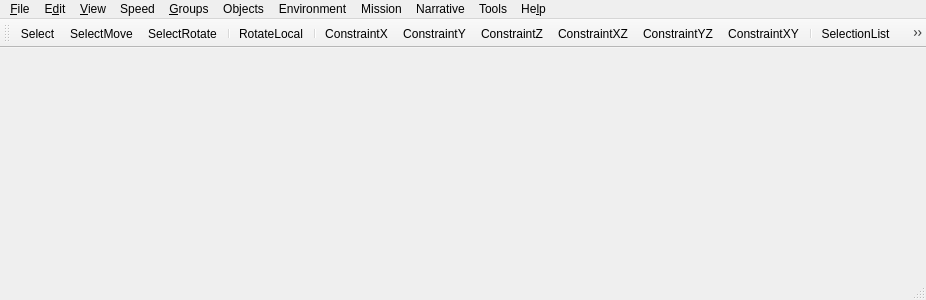
<?xml version="1.0" encoding="UTF-8"?>
<ui version="4.0">
 <class>fso::fred::FredView</class>
 <widget class="QMainWindow" name="fso::fred::FredView">
  <property name="geometry">
   <rect>
    <x>0</x>
    <y>0</y>
    <width>926</width>
    <height>300</height>
   </rect>
  </property>
  <property name="windowTitle">
   <string>qtFRED</string>
  </property>
  <widget class="fso::fred::RenderWidget" name="centralWidget"/>
  <widget class="QMenuBar" name="menuBar">
   <property name="geometry">
    <rect>
     <x>0</x>
     <y>0</y>
     <width>926</width>
     <height>26</height>
    </rect>
   </property>
   <widget class="QMenu" name="menuFile">
    <property name="title">
     <string>&amp;File</string>
    </property>
    <widget class="QMenu" name="menuSave_Format">
     <property name="title">
      <string>Save For&amp;mat</string>
     </property>
     <addaction name="actionFS2_Open"/>
     <addaction name="actionFS2_Retail"/>
     <addaction name="actionFS2_Compatibility"/>
    </widget>
    <widget class="QMenu" name="menuImport">
     <property name="title">
      <string>&amp;Import</string>
     </property>
     <addaction name="actionFS1_Mission"/>
    </widget>
    <widget class="QMenu" name="menuRe_cent_Files">
     <property name="title">
      <string>Re&amp;cent Files</string>
     </property>
     <addaction name="actionEmpty"/>
    </widget>
    <addaction name="actionNew"/>
    <addaction name="actionOpen"/>
    <addaction name="actionSave"/>
    <addaction name="actionSave_As"/>
    <addaction name="actionRevert"/>
    <addaction name="separator"/>
    <addaction name="actionLoad_Template"/>
    <addaction name="actionSave_As_Template"/>
    <addaction name="separator"/>
    <addaction name="menuSave_Format"/>
    <addaction name="menuImport"/>
    <addaction name="separator"/>
    <addaction name="actionRun_FreeSpace_2_Open"/>
    <addaction name="separator"/>
    <addaction name="menuRe_cent_Files"/>
    <addaction name="separator"/>
    <addaction name="actionExit"/>
   </widget>
   <widget class="QMenu" name="menuEdit">
    <property name="title">
     <string>E&amp;dit</string>
    </property>
    <addaction name="actionUndo"/>
    <addaction name="actionClone_Marked_Objects"/>
    <addaction name="actionDelete"/>
    <addaction name="actionDelete_Wing"/>
    <addaction name="separator"/>
    <addaction name="actionLock_Marked_Objects"/>
    <addaction name="actionUnlock_All_Objects"/>
    <addaction name="actionSelectionLock"/>
    <addaction name="separator"/>
    <addaction name="actionDisable_Undo"/>
    <addaction name="separator"/>
    <addaction name="actionPreferences"/>
   </widget>
   <widget class="QMenu" name="menuView">
    <property name="title">
     <string>&amp;View</string>
    </property>
    <widget class="QMenu" name="menuOutline_LOD">
     <property name="title">
      <string>Outline LOD</string>
     </property>
     <addaction name="actionOutline_LOD_0"/>
     <addaction name="actionOutline_LOD_1"/>
     <addaction name="actionOutline_LOD_2"/>
     <addaction name="actionOutline_LOD_3"/>
     <addaction name="actionOutline_LOD_4"/>
    </widget>
    <widget class="QMenu" name="menuViewpoint">
     <property name="title">
      <string>&amp;Viewpoint</string>
     </property>
     <addaction name="actionCamera"/>
     <addaction name="actionCurrent_Ship"/>
    </widget>
    <addaction name="actionVisibility_Layers"/>
    <addaction name="menuOutline_LOD"/>
    <addaction name="separator"/>
    <addaction name="actionShow_Background"/>
    <addaction name="actionShow_Ship_Models"/>
    <addaction name="actionShow_Outlines"/>
    <addaction name="actionDraw_Outlines_On_Selected_Ships"/>
    <addaction name="actionDraw_Outline_At_Warpin_Position"/>
    <addaction name="actionShow_Ship_Info"/>
    <addaction name="actionShow_Coordinates"/>
    <addaction name="actionShow_Grid_Positions"/>
    <addaction name="actionShow_Distances"/>
    <addaction name="actionShow_Model_Paths"/>
    <addaction name="actionShow_Model_Dock_Points"/>
    <addaction name="actionShow_Bay_Paths"/>
    <addaction name="actionHighlight_Selectable_Subsystems"/>
    <addaction name="separator"/>
    <addaction name="actionShow_Grid"/>
    <addaction name="actionShow_Horizon"/>
    <addaction name="actionShow_3D_Compass"/>
    <addaction name="separator"/>
    <addaction name="menuViewpoint"/>
    <addaction name="actionSave_Camera_Pos"/>
    <addaction name="actionRestore_Camera_Pos"/>
    <addaction name="separator"/>
    <addaction name="actionLighting_from_Suns"/>
    <addaction name="actionRender_Full_Detail"/>
   </widget>
   <widget class="QMenu" name="menuSpeed">
    <property name="title">
     <string>Speed</string>
    </property>
    <widget class="QMenu" name="menuMovement">
     <property name="title">
      <string>&amp;Movement</string>
     </property>
     <addaction name="actionx1"/>
     <addaction name="actionx2"/>
     <addaction name="actionx3"/>
     <addaction name="actionx5"/>
     <addaction name="actionx8"/>
     <addaction name="actionx10"/>
     <addaction name="actionx50"/>
     <addaction name="actionx100"/>
    </widget>
    <widget class="QMenu" name="menuRotation">
     <property name="title">
      <string>&amp;Rotation</string>
     </property>
     <addaction name="actionRotx1"/>
     <addaction name="actionRotx5"/>
     <addaction name="actionRotx12"/>
     <addaction name="actionRotx25"/>
     <addaction name="actionRotx50"/>
    </widget>
    <addaction name="menuMovement"/>
    <addaction name="menuRotation"/>
   </widget>
   <widget class="QMenu" name="menuGroups">
    <property name="title">
     <string>&amp;Groups</string>
    </property>
    <widget class="QMenu" name="menuSet_Group">
     <property name="title">
      <string>&amp;Set Group</string>
     </property>
     <addaction name="actionSetGroup_1"/>
     <addaction name="actionSetGroup_2"/>
     <addaction name="actionSetGroup_3"/>
     <addaction name="actionSetGroup_4"/>
     <addaction name="actionSetGroup_5"/>
     <addaction name="actionSetGroup_6"/>
     <addaction name="actionSetGroup_7"/>
     <addaction name="actionSetGroup_8"/>
     <addaction name="actionSetGroup_9"/>
    </widget>
    <addaction name="actionGroup_1"/>
    <addaction name="actionGroup_2"/>
    <addaction name="actionGroup_3"/>
    <addaction name="actionGroup_4"/>
    <addaction name="actionGroup_5"/>
    <addaction name="actionGroup_6"/>
    <addaction name="actionGroup_7"/>
    <addaction name="actionGroup_8"/>
    <addaction name="actionGroup_9"/>
    <addaction name="separator"/>
    <addaction name="menuSet_Group"/>
   </widget>
   <widget class="QMenu" name="menuHelp">
    <property name="title">
     <string>He&amp;lp</string>
    </property>
    <addaction name="actionHelp_Topics"/>
    <addaction name="separator"/>
    <addaction name="actionAbout"/>
   </widget>
   <widget class="QMenu" name="menuObjects">
    <property name="title">
     <string>Objects</string>
    </property>
    <addaction name="actionShips"/>
    <addaction name="actionWings"/>
    <addaction name="actionObjects"/>
    <addaction name="actionWaypoint_Paths"/>
    <addaction name="actionJump_Nodes"/>
    <addaction name="separator"/>
    <addaction name="actionControl_Object"/>
    <addaction name="actionNext_Object"/>
    <addaction name="actionPrev_Object"/>
    <addaction name="actionLevel_Object"/>
    <addaction name="actionAlign_Object"/>
    <addaction name="separator"/>
    <addaction name="actionNext_Subsystem"/>
    <addaction name="actionPrev_Subsystem"/>
    <addaction name="actionCancel_Subsystem"/>
    <addaction name="separator"/>
    <addaction name="actionMark_Wing"/>
   </widget>
   <widget class="QMenu" name="menuEnvironment">
    <property name="title">
     <string>Environment</string>
    </property>
    <addaction name="actionBackground"/>
    <addaction name="actionAsteroid_Field"/>
    <addaction name="actionVolumetric_Nebula"/>
   </widget>
   <widget class="QMenu" name="menuMission">
    <property name="title">
     <string>Mission</string>
    </property>
    <addaction name="actionMission_Specs"/>
    <addaction name="actionMission_Goals"/>
    <addaction name="actionMission_Events"/>
    <addaction name="actionMission_Cutscenes"/>
    <addaction name="separator"/>
    <addaction name="actionVariables"/>
    <addaction name="actionLoadout"/>
    <addaction name="actionReinforcements"/>
    <addaction name="actionShield_System"/>
    <addaction name="separator"/>
    <addaction name="actionMission_Statistics"/>
   </widget>
   <widget class="QMenu" name="menuNarrative">
    <property name="title">
     <string>Narrative</string>
    </property>
    <addaction name="actionFiction_Viewer"/>
    <addaction name="actionCommand_Briefing"/>
    <addaction name="actionBriefing"/>
    <addaction name="actionDebriefing"/>
    <addaction name="separator"/>
    <addaction name="actionCampaign"/>
   </widget>
   <widget class="QMenu" name="menuTools">
    <property name="title">
     <string>Tools</string>
    </property>
    <addaction name="actionVoice_Acting_Manager"/>
    <addaction name="actionSet_Global_Ship_Flags"/>
    <addaction name="actionCalculate_Relative_Coordinates"/>
    <addaction name="actionMusic_Player"/>
    <addaction name="actionError_Checker"/>
   </widget>
   <addaction name="menuFile"/>
   <addaction name="menuEdit"/>
   <addaction name="menuView"/>
   <addaction name="menuSpeed"/>
   <addaction name="menuGroups"/>
   <addaction name="menuObjects"/>
   <addaction name="menuEnvironment"/>
   <addaction name="menuMission"/>
   <addaction name="menuNarrative"/>
   <addaction name="menuTools"/>
   <addaction name="menuHelp"/>
  </widget>
  <widget class="QStatusBar" name="statusBar"/>
  <widget class="QToolBar" name="toolBar">
   <property name="contextMenuPolicy">
    <enum>Qt::PreventContextMenu</enum>
   </property>
   <property name="windowTitle">
    <string>toolBar</string>
   </property>
   <attribute name="toolBarArea">
    <enum>TopToolBarArea</enum>
   </attribute>
   <attribute name="toolBarBreak">
    <bool>false</bool>
   </attribute>
   <addaction name="actionSelect"/>
   <addaction name="actionSelectMove"/>
   <addaction name="actionSelectRotate"/>
   <addaction name="separator"/>
   <addaction name="actionRotateLocal"/>
   <addaction name="separator"/>
   <addaction name="actionConstrainX"/>
   <addaction name="actionConstrainY"/>
   <addaction name="actionConstrainZ"/>
   <addaction name="actionConstrainXZ"/>
   <addaction name="actionConstrainYZ"/>
   <addaction name="actionConstrainXY"/>
   <addaction name="separator"/>
   <addaction name="actionSelectionList"/>
   <addaction name="actionSelectionLock"/>
   <addaction name="separator"/>
   <addaction name="actionWingForm"/>
   <addaction name="actionWingDisband"/>
   <addaction name="separator"/>
   <addaction name="actionZoomSelected"/>
   <addaction name="actionZoomExtents"/>
   <addaction name="separator"/>
   <addaction name="actionShowDistances"/>
   <addaction name="actionOrbitSelected"/>
   <addaction name="separator"/>
   <addaction name="actionManage_Layers"/>
   <addaction name="actionUnhide_Layers"/>
   <addaction name="separator"/>
  </widget>
  <action name="actionSelect">
   <property name="checkable">
    <bool>true</bool>
   </property>
   <property name="icon">
    <iconset resource="../resources/resources.qrc">
     <normaloff>:/images/select.png</normaloff>:/images/select.png</iconset>
   </property>
   <property name="text">
    <string>Select</string>
   </property>
   <property name="toolTip">
    <string>Select (S)</string>
   </property>
   <property name="shortcut">
    <string>S</string>
   </property>
  </action>
  <action name="actionSelectMove">
   <property name="checkable">
    <bool>true</bool>
   </property>
   <property name="icon">
    <iconset resource="../resources/resources.qrc">
     <normaloff>:/images/selectmove.png</normaloff>:/images/selectmove.png</iconset>
   </property>
   <property name="text">
    <string>SelectMove</string>
   </property>
   <property name="toolTip">
    <string>Select and Move (M)</string>
   </property>
   <property name="shortcut">
    <string>M</string>
   </property>
  </action>
  <action name="actionSelectRotate">
   <property name="checkable">
    <bool>true</bool>
   </property>
   <property name="icon">
    <iconset resource="../resources/resources.qrc">
     <normaloff>:/images/selectrot.png</normaloff>:/images/selectrot.png</iconset>
   </property>
   <property name="text">
    <string>SelectRotate</string>
   </property>
   <property name="toolTip">
    <string>Select and Rotate (R)</string>
   </property>
   <property name="shortcut">
    <string>R</string>
   </property>
  </action>
  <action name="actionRotateLocal">
   <property name="checkable">
    <bool>true</bool>
   </property>
   <property name="icon">
    <iconset resource="../resources/resources.qrc">
     <normaloff>:/images/rotlocal.png</normaloff>:/images/rotlocal.png</iconset>
   </property>
   <property name="text">
    <string>RotateLocal</string>
   </property>
   <property name="toolTip">
    <string>Rotate Locally (X)</string>
   </property>
   <property name="shortcut">
    <string>X</string>
   </property>
  </action>
  <action name="actionConstrainX">
   <property name="checkable">
    <bool>true</bool>
   </property>
   <property name="icon">
    <iconset resource="../resources/resources.qrc">
     <normaloff>:/images/constx.png</normaloff>:/images/constx.png</iconset>
   </property>
   <property name="text">
    <string>ConstraintX</string>
   </property>
   <property name="toolTip">
    <string>X Constraint</string>
   </property>
  </action>
  <action name="actionConstrainY">
   <property name="checkable">
    <bool>true</bool>
   </property>
   <property name="icon">
    <iconset resource="../resources/resources.qrc">
     <normaloff>:/images/consty.png</normaloff>:/images/consty.png</iconset>
   </property>
   <property name="text">
    <string>ConstraintY</string>
   </property>
   <property name="toolTip">
    <string>Y Constraint</string>
   </property>
  </action>
  <action name="actionConstrainZ">
   <property name="checkable">
    <bool>true</bool>
   </property>
   <property name="icon">
    <iconset resource="../resources/resources.qrc">
     <normaloff>:/images/constz.png</normaloff>:/images/constz.png</iconset>
   </property>
   <property name="text">
    <string>ConstraintZ</string>
   </property>
   <property name="toolTip">
    <string>Z Constraint</string>
   </property>
  </action>
  <action name="actionConstrainXZ">
   <property name="checkable">
    <bool>true</bool>
   </property>
   <property name="icon">
    <iconset resource="../resources/resources.qrc">
     <normaloff>:/images/constxz.png</normaloff>:/images/constxz.png</iconset>
   </property>
   <property name="text">
    <string>ConstraintXZ</string>
   </property>
   <property name="toolTip">
    <string>XZ Constraint</string>
   </property>
  </action>
  <action name="actionConstrainYZ">
   <property name="checkable">
    <bool>true</bool>
   </property>
   <property name="icon">
    <iconset resource="../resources/resources.qrc">
     <normaloff>:/images/constyz.png</normaloff>:/images/constyz.png</iconset>
   </property>
   <property name="text">
    <string>ConstraintYZ</string>
   </property>
   <property name="toolTip">
    <string>YZ Constraint</string>
   </property>
  </action>
  <action name="actionConstrainXY">
   <property name="checkable">
    <bool>true</bool>
   </property>
   <property name="icon">
    <iconset resource="../resources/resources.qrc">
     <normaloff>:/images/constxy.png</normaloff>:/images/constxy.png</iconset>
   </property>
   <property name="text">
    <string>ConstraintXY</string>
   </property>
   <property name="toolTip">
    <string>XY Constaint</string>
   </property>
  </action>
  <action name="actionSelectionList">
   <property name="icon">
    <iconset resource="../resources/resources.qrc">
     <normaloff>:/images/selectlist.png</normaloff>:/images/selectlist.png</iconset>
   </property>
   <property name="text">
    <string>SelectionList</string>
   </property>
   <property name="toolTip">
    <string>Selection List (H)</string>
   </property>
   <property name="shortcut">
    <string>H</string>
   </property>
  </action>
  <action name="actionSelectionLock">
   <property name="checkable">
    <bool>true</bool>
   </property>
   <property name="icon">
    <iconset resource="../resources/resources.qrc">
     <normaloff>:/images/selectlock.png</normaloff>:/images/selectlock.png</iconset>
   </property>
   <property name="text">
    <string>SelectionLock</string>
   </property>
   <property name="toolTip">
    <string>Prevent selection from changing (Spacebar)</string>
   </property>
   <property name="shortcut">
    <string>Space</string>
   </property>
  </action>
  <action name="actionWingForm">
   <property name="icon">
    <iconset resource="../resources/resources.qrc">
     <normaloff>:/images/wingform.png</normaloff>:/images/wingform.png</iconset>
   </property>
   <property name="text">
    <string>WingForm</string>
   </property>
   <property name="toolTip">
    <string>Form Wing (Ctrl+W)</string>
   </property>
   <property name="shortcut">
    <string>Ctrl+W</string>
   </property>
  </action>
  <action name="actionWingDisband">
   <property name="icon">
    <iconset resource="../resources/resources.qrc">
     <normaloff>:/images/wingdisband.png</normaloff>:/images/wingdisband.png</iconset>
   </property>
   <property name="text">
    <string>WingDisband</string>
   </property>
   <property name="toolTip">
    <string>Disband Wing (Ctrl+D)</string>
   </property>
   <property name="shortcut">
    <string>Ctrl+D</string>
   </property>
  </action>
  <action name="actionZoomSelected">
   <property name="icon">
    <iconset resource="../resources/resources.qrc">
     <normaloff>:/images/zoomsel.png</normaloff>:/images/zoomsel.png</iconset>
   </property>
   <property name="text">
    <string>ZoomSelected</string>
   </property>
   <property name="toolTip">
    <string>Zoom on Selected (Alt+Z)</string>
   </property>
   <property name="shortcut">
    <string>Alt+Z</string>
   </property>
  </action>
  <action name="actionZoomExtents">
   <property name="icon">
    <iconset resource="../resources/resources.qrc">
     <normaloff>:/images/zoomext.png</normaloff>:/images/zoomext.png</iconset>
   </property>
   <property name="text">
    <string>ZoomExtents</string>
   </property>
   <property name="toolTip">
    <string>Zoom Extents (Shift+Z)</string>
   </property>
   <property name="shortcut">
    <string>Shift+Z</string>
   </property>
  </action>
  <action name="actionShowDistances">
   <property name="checkable">
    <bool>true</bool>
   </property>
   <property name="icon">
    <iconset resource="../resources/resources.qrc">
     <normaloff>:/images/showdist.png</normaloff>:/images/showdist.png</iconset>
   </property>
   <property name="text">
    <string>ShowDistances</string>
   </property>
   <property name="toolTip">
    <string>Show Distances (D)</string>
   </property>
   <property name="shortcut">
    <string>D</string>
   </property>
  </action>
  <action name="actionOrbitSelected">
   <property name="checkable">
    <bool>true</bool>
   </property>
   <property name="icon">
    <iconset resource="../resources/resources.qrc">
     <normaloff>:/images/orbitsel.png</normaloff>:/images/orbitsel.png</iconset>
   </property>
   <property name="text">
    <string>OrbitSelected</string>
   </property>
   <property name="toolTip">
    <string>Rotate Around Object (Alt+R)</string>
   </property>
   <property name="shortcut">
    <string>Alt+R</string>
   </property>
  </action>
  <action name="actionNew">
   <property name="text">
    <string>&amp;New</string>
   </property>
   <property name="shortcut">
    <string/>
   </property>
  </action>
  <action name="actionOpen">
   <property name="text">
    <string>&amp;Open...</string>
   </property>
  </action>
  <action name="actionSave">
   <property name="text">
    <string>&amp;Save</string>
   </property>
  </action>
  <action name="actionSave_As">
   <property name="text">
    <string>Sa&amp;ve As...</string>
   </property>
   <property name="shortcut">
    <string>Ctrl+Shift+S</string>
   </property>
  </action>
  <action name="actionRevert">
   <property name="text">
    <string>Revert to &amp;Last Save</string>
   </property>
  </action>
  <action name="actionLoad_Template">
   <property name="text">
    <string>Load &amp;Template...</string>
   </property>
  </action>
  <action name="actionSave_As_Template">
   <property name="text">
    <string>Save As &amp;Template...</string>
   </property>
  </action>
  <action name="actionFS2_Open">
   <property name="text">
    <string>&amp;FS2 Open</string>
   </property>
   <property name="checkable">
    <bool>true</bool>
   </property>
   <property name="checked">
    <bool>true</bool>
   </property>
  </action>
  <action name="actionFS2_Retail">
   <property name="text">
    <string>FS2 &amp;Retail</string>
   </property>
   <property name="checkable">
    <bool>true</bool>
   </property>
  </action>
  <action name="actionFS2_Compatibility">
   <property name="text">
    <string>FSO &amp;Compatibility Mode</string>
   </property>
   <property name="checkable">
    <bool>true</bool>
   </property>
  </action>
  <action name="actionFS1_Mission">
   <property name="text">
    <string>&amp;FS1 Mission</string>
   </property>
  </action>
<action name="actionRun_FreeSpace_2_Open">
   <property name="text">
    <string>Run &amp;FreeSpace</string>
   </property>
   <property name="shortcut">
    <string/>
   </property>
  </action>
  <action name="actionExit">
   <property name="text">
    <string>&amp;Exit</string>
   </property>
  </action>
  <action name="actionUndo">
   <property name="text">
    <string>&amp;Undo</string>
   </property>
  </action>
  <action name="actionClone_Marked_Objects">
   <property name="text">
    <string>&amp;Clone Marked Objects</string>
   </property>
  </action>
  <action name="actionDelete">
   <property name="text">
    <string>&amp;Delete</string>
   </property>
  </action>
  <action name="actionDelete_Wing">
   <property name="text">
    <string>Delete &amp;Wing</string>
   </property>
   <property name="shortcut">
    <string>Ctrl+Del</string>
   </property>
  </action>
  <action name="actionLock_Marked_Objects">
   <property name="text">
    <string>&amp;Lock Marked Objects</string>
   </property>
  </action>
  <action name="actionUnlock_All_Objects">
   <property name="text">
    <string>&amp;Unlock All Objects</string>
   </property>
  </action>
  <action name="actionDisable_Undo">
   <property name="text">
    <string>D&amp;isable Undo</string>
   </property>
   <property name="checkable">
    <bool>true</bool>
   </property>
  </action>
  <action name="actionVisibility_Layers">
   <property name="text">
    <string>Visibility Layers...</string>
   </property>
  </action>
  <action name="actionShow_Ship_Models">
   <property name="checkable">
    <bool>true</bool>
   </property>
   <property name="text">
    <string>Show Ship Models</string>
   </property>
   <property name="shortcut">
    <string>Alt+Shift+M</string>
   </property>
  </action>
  <action name="actionShow_Outlines">
   <property name="checkable">
    <bool>true</bool>
   </property>
   <property name="text">
    <string>Show &amp;Outlines</string>
   </property>
   <property name="shortcut">
    <string>Alt+Shift+O</string>
   </property>
  </action>
  <action name="actionDraw_Outlines_On_Selected_Ships">
   <property name="checkable">
    <bool>true</bool>
   </property>
   <property name="text">
    <string>Draw Outlines on Selected Ships</string>
   </property>
  </action>
  <action name="actionDraw_Outline_At_Warpin_Position">
   <property name="checkable">
    <bool>true</bool>
   </property>
   <property name="text">
    <string>Draw Outline At Warpin Position</string>
   </property>
  </action>
  <action name="actionShow_Coordinates">
   <property name="checkable">
    <bool>true</bool>
   </property>
   <property name="text">
    <string>Show &amp;Coordinates</string>
   </property>
   <property name="shortcut">
    <string>Alt+Shift+C</string>
   </property>
  </action>
  <action name="actionShow_Grid_Positions">
   <property name="checkable">
    <bool>true</bool>
   </property>
   <property name="text">
    <string>Show &amp;Grid Positions</string>
   </property>
   <property name="shortcut">
    <string>Alt+Shift+P</string>
   </property>
  </action>
  <action name="actionShow_Distances">
   <property name="checkable">
    <bool>true</bool>
   </property>
   <property name="text">
    <string>Show D&amp;istances</string>
   </property>
   <property name="shortcut">
    <string>D</string>
   </property>
  </action>
  <action name="actionShow_Model_Paths">
   <property name="checkable">
    <bool>true</bool>
   </property>
   <property name="text">
    <string>Show Model Nav Paths</string>
   </property>
  </action>
  <action name="actionShow_Model_Dock_Points">
   <property name="checkable">
    <bool>true</bool>
   </property>
   <property name="text">
    <string>Show Model Doc&amp;k Points</string>
   </property>
  </action>
  <action name="actionShow_Bay_Paths">
   <property name="checkable">
    <bool>true</bool>
   </property>
   <property name="text">
    <string>Show Model Bay Paths</string>
   </property>
  </action>
  <action name="actionHighlight_Selectable_Subsystems">
   <property name="checkable">
    <bool>true</bool>
   </property>
   <property name="text">
    <string>Highlight Selectable Subsystems</string>
   </property>
  </action>
  <action name="actionShow_Grid">
   <property name="checkable">
    <bool>true</bool>
   </property>
   <property name="text">
    <string>Show Grid</string>
   </property>
   <property name="shortcut">
    <string>Alt+Shift+G</string>
   </property>
  </action>
  <action name="actionShow_Horizon">
   <property name="checkable">
    <bool>true</bool>
   </property>
   <property name="text">
    <string>Show Hori&amp;zon</string>
   </property>
   <property name="shortcut">
    <string>Alt+Shift+H</string>
   </property>
  </action>
  <action name="actionShow_3D_Compass">
   <property name="checkable">
    <bool>true</bool>
   </property>
   <property name="text">
    <string>Show &amp;3D Compass</string>
   </property>
   <property name="shortcut">
    <string>Alt+Shift+3</string>
   </property>
  </action>
  <action name="actionShow_Background">
   <property name="checkable">
    <bool>true</bool>
   </property>
   <property name="text">
    <string>Show &amp;Background</string>
   </property>
   <property name="shortcut">
    <string>Alt+Shift+B</string>
   </property>
  </action>
  <action name="actionSave_Camera_Pos">
   <property name="text">
    <string>Save Camera &amp;Pos</string>
   </property>
   <property name="shortcut">
    <string>Ctrl+P</string>
   </property>
  </action>
  <action name="actionRestore_Camera_Pos">
   <property name="text">
    <string>&amp;Restore Camera Pos</string>
   </property>
   <property name="shortcut">
    <string>Ctrl+R</string>
   </property>
  </action>
  <action name="actionLighting_from_Suns">
   <property name="checkable">
    <bool>true</bool>
   </property>
   <property name="text">
    <string>&amp;Lighting from Suns</string>
   </property>
  </action>
  <action name="actionRender_Full_Detail">
   <property name="checkable">
    <bool>true</bool>
   </property>
   <property name="text">
    <string>Render Full Detail</string>
   </property>
  </action>
  <action name="actionCamera">
   <property name="checkable">
    <bool>true</bool>
   </property>
   <property name="text">
    <string>&amp;Camera</string>
   </property>
  </action>
  <action name="actionCurrent_Ship">
   <property name="checkable">
    <bool>true</bool>
   </property>
   <property name="text">
    <string>Current &amp;Ship</string>
   </property>
  </action>
  <action name="actionOutline_LOD_0">
   <property name="checkable">
    <bool>true</bool>
   </property>
   <property name="text">
    <string>LOD 0 (highest detail)</string>
   </property>
  </action>
  <action name="actionOutline_LOD_1">
   <property name="checkable">
    <bool>true</bool>
   </property>
   <property name="text">
    <string>LOD 1</string>
   </property>
  </action>
  <action name="actionOutline_LOD_2">
   <property name="checkable">
    <bool>true</bool>
   </property>
   <property name="text">
    <string>LOD 2</string>
   </property>
  </action>
  <action name="actionOutline_LOD_3">
   <property name="checkable">
    <bool>true</bool>
   </property>
   <property name="text">
    <string>LOD 3</string>
   </property>
  </action>
  <action name="actionOutline_LOD_4">
   <property name="checkable">
    <bool>true</bool>
   </property>
   <property name="text">
    <string>LOD 4 (lowest detail)</string>
   </property>
  </action>
  <action name="actionx1">
   <property name="checkable">
    <bool>true</bool>
   </property>
   <property name="text">
    <string>&amp;x1</string>
   </property>
   <property name="shortcut">
    <string>1</string>
   </property>
  </action>
  <action name="actionx2">
   <property name="checkable">
    <bool>true</bool>
   </property>
   <property name="text">
    <string>x&amp;2</string>
   </property>
   <property name="shortcut">
    <string>2</string>
   </property>
  </action>
  <action name="actionx3">
   <property name="checkable">
    <bool>true</bool>
   </property>
   <property name="text">
    <string>x&amp;3</string>
   </property>
   <property name="shortcut">
    <string>3</string>
   </property>
  </action>
  <action name="actionx5">
   <property name="checkable">
    <bool>true</bool>
   </property>
   <property name="text">
    <string>x&amp;5</string>
   </property>
   <property name="shortcut">
    <string>4</string>
   </property>
  </action>
  <action name="actionx8">
   <property name="checkable">
    <bool>true</bool>
   </property>
   <property name="text">
    <string>x&amp;8</string>
   </property>
   <property name="shortcut">
    <string>5</string>
   </property>
  </action>
  <action name="actionx10">
   <property name="checkable">
    <bool>true</bool>
   </property>
   <property name="text">
    <string>x&amp;10</string>
   </property>
   <property name="shortcut">
    <string>6</string>
   </property>
  </action>
  <action name="actionx50">
   <property name="checkable">
    <bool>true</bool>
   </property>
   <property name="text">
    <string>x5&amp;0</string>
   </property>
   <property name="shortcut">
    <string>7</string>
   </property>
  </action>
  <action name="actionx100">
   <property name="checkable">
    <bool>true</bool>
   </property>
   <property name="text">
    <string>x100</string>
   </property>
   <property name="shortcut">
    <string>8</string>
   </property>
  </action>
  <action name="actionRotx1">
   <property name="checkable">
    <bool>true</bool>
   </property>
   <property name="text">
    <string>&amp;x1</string>
   </property>
   <property name="shortcut">
    <string>Shift+1</string>
   </property>
  </action>
  <action name="actionRotx5">
   <property name="checkable">
    <bool>true</bool>
   </property>
   <property name="text">
    <string>x&amp;5</string>
   </property>
   <property name="shortcut">
    <string>Shift+2</string>
   </property>
  </action>
  <action name="actionRotx12">
   <property name="checkable">
    <bool>true</bool>
   </property>
   <property name="text">
    <string>x&amp;12</string>
   </property>
   <property name="shortcut">
    <string>Shift+3</string>
   </property>
  </action>
  <action name="actionRotx25">
   <property name="checkable">
    <bool>true</bool>
   </property>
   <property name="text">
    <string>x&amp;25</string>
   </property>
   <property name="shortcut">
    <string>Shift+4</string>
   </property>
  </action>
  <action name="actionRotx50">
   <property name="checkable">
    <bool>true</bool>
   </property>
   <property name="text">
    <string>x5&amp;0</string>
   </property>
   <property name="shortcut">
    <string>Shift+5</string>
   </property>
  </action>
  <action name="actionShips">
   <property name="text">
    <string>&amp;Ships</string>
   </property>
   <property name="shortcut">
    <string>Shift+S</string>
   </property>
  </action>
  <action name="actionWings">
   <property name="text">
    <string>&amp;Wings</string>
   </property>
   <property name="shortcut">
    <string>Shift+W</string>
   </property>
  </action>
  <action name="actionObjects">
   <property name="text">
    <string>&amp;Objects</string>
   </property>
   <property name="shortcut">
    <string>Shift+O</string>
   </property>
  </action>
  <action name="actionWaypoint_Paths">
   <property name="text">
    <string>Waypoint &amp;Paths</string>
   </property>
   <property name="shortcut">
    <string>Shift+Y</string>
   </property>
  </action>
  <action name="actionMission_Events">
   <property name="text">
    <string>Mission &amp;Events</string>
   </property>
   <property name="shortcut">
    <string>Shift+E</string>
   </property>
  </action>
  <action name="actionLoadout">
   <property name="text">
    <string>&amp;Team Loadout</string>
   </property>
   <property name="shortcut">
    <string>Shift+P</string>
   </property>
  </action>
  <action name="actionBackground">
   <property name="text">
    <string>&amp;Background</string>
   </property>
   <property name="shortcut">
    <string>Shift+I</string>
   </property>
  </action>
  <action name="actionReinforcements">
   <property name="text">
    <string>&amp;Reinforcements</string>
   </property>
   <property name="shortcut">
    <string>Shift+R</string>
   </property>
  </action>
  <action name="actionAsteroid_Field">
   <property name="text">
    <string>&amp;Asteroid Field</string>
   </property>
   <property name="shortcut">
    <string>Shift+A</string>
   </property>
  </action>
  <action name="actionMission_Specs">
   <property name="text">
    <string>&amp;Mission Specs</string>
   </property>
   <property name="shortcut">
    <string>Shift+N</string>
   </property>
  </action>
  <action name="actionBriefing">
   <property name="text">
    <string>Br&amp;iefing</string>
   </property>
   <property name="shortcut">
    <string>Shift+B</string>
   </property>
  </action>
  <action name="actionDebriefing">
   <property name="text">
    <string>&amp;Debriefing</string>
   </property>
   <property name="shortcut">
    <string>Shift+D</string>
   </property>
  </action>
  <action name="actionCommand_Briefing">
   <property name="text">
    <string>&amp;Command Briefing</string>
   </property>
   <property name="shortcut">
    <string>Shift+C</string>
   </property>
  </action>
  <action name="actionFiction_Viewer">
   <property name="text">
    <string>&amp;Fiction Viewer</string>
   </property>
   <property name="shortcut">
    <string>Shift+F</string>
   </property>
  </action>
  <action name="actionShield_System">
   <property name="text">
    <string>Shie&amp;ld System</string>
   </property>
  </action>
  <action name="actionSet_Global_Ship_Flags">
   <property name="text">
    <string>Set &amp;Global Ship Flags</string>
   </property>
  </action>
  <action name="actionVoice_Acting_Manager">
   <property name="text">
    <string>&amp;Voice Acting Manager</string>
   </property>
  </action>
  <action name="actionCampaign">
   <property name="text">
    <string>Campaig&amp;n</string>
   </property>
  </action>
  <action name="actionGroup_1">
   <property name="text">
    <string>&amp;Group 1</string>
   </property>
   <property name="shortcut">
    <string>Ctrl+1</string>
   </property>
  </action>
  <action name="actionGroup_2">
   <property name="text">
    <string>Group &amp;2</string>
   </property>
   <property name="shortcut">
    <string>Ctrl+2</string>
   </property>
  </action>
  <action name="actionGroup_3">
   <property name="text">
    <string>Group &amp;3</string>
   </property>
   <property name="shortcut">
    <string>Ctrl+3</string>
   </property>
  </action>
  <action name="actionGroup_4">
   <property name="text">
    <string>Group &amp;4</string>
   </property>
   <property name="shortcut">
    <string>Ctrl+4</string>
   </property>
  </action>
  <action name="actionGroup_5">
   <property name="text">
    <string>Group &amp;5</string>
   </property>
   <property name="shortcut">
    <string>Ctrl+5</string>
   </property>
  </action>
  <action name="actionGroup_6">
   <property name="text">
    <string>Group &amp;6</string>
   </property>
   <property name="shortcut">
    <string>Ctrl+6</string>
   </property>
  </action>
  <action name="actionGroup_7">
   <property name="text">
    <string>Group &amp;7</string>
   </property>
   <property name="shortcut">
    <string>Ctrl+7</string>
   </property>
  </action>
  <action name="actionGroup_8">
   <property name="text">
    <string>Group &amp;8</string>
   </property>
   <property name="shortcut">
    <string>Ctrl+8</string>
   </property>
  </action>
  <action name="actionGroup_9">
   <property name="text">
    <string>Group &amp;9</string>
   </property>
   <property name="shortcut">
    <string>Ctrl+9</string>
   </property>
  </action>
  <action name="actionSet_Group">
   <property name="text">
    <string>Set Group</string>
   </property>
  </action>
  <action name="actionSetGroup_1">
   <property name="text">
    <string>&amp;Group 1</string>
   </property>
  </action>
  <action name="actionSetGroup_2">
   <property name="text">
    <string>Group &amp;2</string>
   </property>
  </action>
  <action name="actionSetGroup_3">
   <property name="text">
    <string>Group &amp;3</string>
   </property>
  </action>
  <action name="actionSetGroup_4">
   <property name="text">
    <string>Group &amp;4</string>
   </property>
  </action>
  <action name="actionSetGroup_5">
   <property name="text">
    <string>Group &amp;5</string>
   </property>
  </action>
  <action name="actionSetGroup_6">
   <property name="text">
    <string>Group &amp;6</string>
   </property>
  </action>
  <action name="actionSetGroup_7">
   <property name="text">
    <string>Group &amp;7</string>
   </property>
  </action>
  <action name="actionSetGroup_8">
   <property name="text">
    <string>Group &amp;8</string>
   </property>
  </action>
  <action name="actionSetGroup_9">
   <property name="text">
    <string>Group &amp;9</string>
   </property>
  </action>
  <action name="actionNext_Object">
   <property name="text">
    <string>&amp;Next Object</string>
   </property>
   <property name="shortcut">
    <string>Tab</string>
   </property>
  </action>
  <action name="actionPrev_Object">
   <property name="text">
    <string>&amp;Prev Object</string>
   </property>
   <property name="shortcut">
    <string>Ctrl+Tab</string>
   </property>
  </action>
  <action name="actionControl_Object">
   <property name="text">
    <string>&amp;Control Object</string>
   </property>
   <property name="shortcut">
    <string>T</string>
   </property>
  </action>
  <action name="actionLevel_Object">
   <property name="text">
    <string>&amp;Level Object</string>
   </property>
   <property name="shortcut">
    <string>L</string>
   </property>
  </action>
  <action name="actionAlign_Object">
   <property name="text">
    <string>&amp;Align Object</string>
   </property>
   <property name="shortcut">
    <string>Ctrl+L</string>
   </property>
  </action>
  <action name="actionNext_Subsystem">
   <property name="text">
    <string>Ne&amp;xt Subsystem</string>
   </property>
   <property name="shortcut">
    <string>K</string>
   </property>
  </action>
  <action name="actionPrev_Subsystem">
   <property name="text">
    <string>P&amp;rev Subsystem</string>
   </property>
   <property name="shortcut">
    <string>Shift+K</string>
   </property>
  </action>
  <action name="actionCancel_Subsystem">
   <property name="text">
    <string>Cancel S&amp;ubsystem</string>
   </property>
   <property name="shortcut">
    <string>Alt+K</string>
   </property>
  </action>
  <action name="actionMark_Wing">
   <property name="text">
    <string>&amp;Mark Wing</string>
   </property>
   <property name="shortcut">
    <string>W</string>
   </property>
  </action>
  <action name="actionMission_Statistics">
   <property name="text">
    <string>M&amp;ission Statistics</string>
   </property>
   <property name="shortcut">
    <string>Ctrl+Shift+D</string>
   </property>
  </action>
  <action name="actionError_Checker">
   <property name="text">
    <string>&amp;Error Checker</string>
   </property>
   <property name="shortcut">
    <string>Shift+H</string>
   </property>
  </action>
  <action name="actionHelp_Topics">
   <property name="text">
    <string>&amp;Help Topics</string>
   </property>
  </action>
  <action name="actionAbout">
   <property name="text">
    <string>&amp;About qtFRED...</string>
   </property>
  </action>
  <action name="actionShow_Ship_Info">
   <property name="checkable">
    <bool>true</bool>
   </property>
   <property name="text">
    <string>Show Ship I&amp;nfo</string>
   </property>
   <property name="shortcut">
    <string>Alt+Shift+I</string>
   </property>
  </action>
  <action name="actionEmpty">
   <property name="text">
    <string>&amp;Empty</string>
   </property>
  </action>
  <action name="actionMission_Goals">
   <property name="text">
    <string>Mission Goals</string>
   </property>
   <property name="shortcut">
    <string>Shift+G</string>
   </property>
  </action>
  <action name="actionVariables">
   <property name="text">
    <string>&amp;Variables and Containers</string>
   </property>
   <property name="toolTip">
    <string>Open Variables and Containers Editor</string>
   </property>
   <property name="shortcut">
    <string>Shift+V</string>
   </property>
  </action>
  <action name="actionJump_Nodes">
   <property name="text">
    <string>Jump &amp;Nodes</string>
   </property>
   <property name="shortcut">
    <string>Shift+J</string>
   </property>
  </action>
  <action name="actionMission_Cutscenes">
   <property name="text">
    <string>Mission Cutscenes</string>
   </property>
   <property name="shortcut">
    <string>Shift+X</string>
   </property>
  </action>
  <action name="actionMusic_Player">
   <property name="text">
    <string>Music Player</string>
   </property>
  </action>
  <action name="actionManage_Layers">
   <property name="text">
    <string>Manage Layers</string>
   </property>
   <property name="toolTip">
    <string>Manage View Layers</string>
   </property>
  </action>
  <action name="actionUnhide_Layers">
   <property name="text">
    <string>Unhide Layers</string>
   </property>
   <property name="toolTip">
    <string>Show all view layers</string>
   </property>
  </action>
  <action name="actionVolumetric_Nebula">
   <property name="text">
    <string>Volumetric Nebula</string>
   </property>
  </action>
  <action name="actionCalculate_Relative_Coordinates">
   <property name="text">
    <string>Calculate Relative Coordinates</string>
   </property>
  </action>
  <action name="actionPreferences">
   <property name="text">
    <string>Preferences</string>
   </property>
  </action>
 </widget>
 <layoutdefault spacing="6" margin="11"/>
 <customwidgets>
  <customwidget>
   <class>fso::fred::RenderWidget</class>
   <extends>QWidget</extends>
   <header>ui/widgets/renderwidget.h</header>
   <container>1</container>
  </customwidget>
 </customwidgets>
 <resources>
  <include location="../resources/resources.qrc"/>
 </resources>
 <connections/>
</ui>
